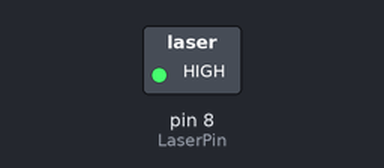
A sketch run on a simulated Arduino Uno, built with avr-gcc and run on an emulated ATmega328P. Parts: switched loads named in the sketch (green lamp = pin HIGH). Dashed ring = blinking.

Above: at 0.2 s.
Timing chart, 0 to 3.0 s (numbered marks = the images above):
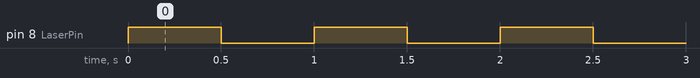

Measured:
- by itself, pin 8 (LaserPin): alternates HIGH for 0.50 s and LOW for 0.50 s

The sketch:

Laser_Blink.ino
```cpp
#define LaserPin 8

void setup ()
{
   pinMode (LaserPin, OUTPUT);
}
void loop () {
   digitalWrite (LaserPin, HIGH);
   delay (500);
   digitalWrite (LaserPin, LOW);
   delay (500);
}
```
